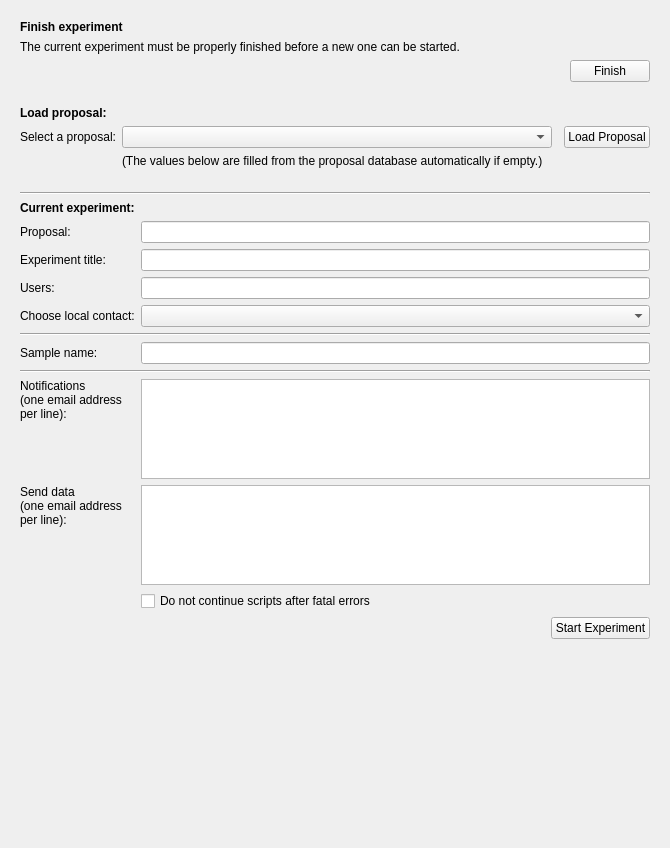
<?xml version="1.0" encoding="UTF-8"?>
<ui version="4.0">
 <class>Form</class>
 <widget class="QWidget" name="Form">
  <property name="geometry">
   <rect>
    <x>0</x>
    <y>0</y>
    <width>670</width>
    <height>848</height>
   </rect>
  </property>
  <property name="windowTitle">
   <string>Form</string>
  </property>
  <layout class="QVBoxLayout" name="verticalLayout">
   <item>
    <widget class="QWidget" name="finishBox" native="true">
     <layout class="QGridLayout" name="gridLayout_2">
      <item row="2" column="0">
       <spacer name="horizontalSpacer">
        <property name="orientation">
         <enum>Qt::Horizontal</enum>
        </property>
        <property name="sizeHint" stdset="0">
         <size>
          <width>336</width>
          <height>20</height>
         </size>
        </property>
       </spacer>
      </item>
      <item row="1" column="0" colspan="2">
       <widget class="QLabel" name="label">
        <property name="text">
         <string>The current experiment must be properly finished before a new one can be started.</string>
        </property>
       </widget>
      </item>
      <item row="0" column="0">
       <widget class="QLabel" name="label_2">
        <property name="font">
         <font>
          <weight>75</weight>
          <bold>true</bold>
         </font>
        </property>
        <property name="text">
         <string>Finish experiment</string>
        </property>
       </widget>
      </item>
      <item row="2" column="1">
       <widget class="QPushButton" name="finishButton">
        <property name="sizePolicy">
         <sizepolicy hsizetype="Fixed" vsizetype="Fixed">
          <horstretch>0</horstretch>
          <verstretch>0</verstretch>
         </sizepolicy>
        </property>
        <property name="text">
         <string>Finish</string>
        </property>
       </widget>
      </item>
     </layout>
    </widget>
   </item>
   <item>
    <widget class="QWidget" name="newBox" native="true">
     <layout class="QGridLayout" name="gridLayout_3">
      <item row="0" column="0" colspan="3">
       <widget class="QLabel" name="label_5">
        <property name="font">
         <font>
          <weight>75</weight>
          <bold>true</bold>
         </font>
        </property>
        <property name="text">
         <string>Load proposal:</string>
        </property>
       </widget>
      </item>
      <item row="1" column="0">
       <widget class="QLabel" name="propLabel">
        <property name="text">
         <string>Select a proposal:</string>
        </property>
       </widget>
      </item>
      <item row="1" column="3">
       <widget class="QPushButton" name="queryDBButton">
        <property name="toolTip">
         <string>&lt;html&gt;&lt;head/&gt;&lt;body&gt;&lt;p&gt;Query the User dashboard for Information about this proposal.&lt;/p&gt;&lt;/body&gt;&lt;/html&gt;</string>
        </property>
        <property name="text">
         <string>Load Proposal</string>
        </property>
       </widget>
      </item>
      <item row="1" column="1">
       <widget class="QComboBox" name="proposalCombo">
        <property name="sizePolicy">
         <sizepolicy hsizetype="Expanding" vsizetype="Fixed">
          <horstretch>0</horstretch>
          <verstretch>0</verstretch>
         </sizepolicy>
        </property>
       </widget>
      </item>
      <item row="2" column="1">
       <widget class="QLabel" name="propdbInfo">
        <property name="text">
         <string>(The values below are filled from the proposal database automatically if empty.)</string>
        </property>
       </widget>
      </item>
     </layout>
    </widget>
   </item>
   <item>
    <widget class="QWidget" name="dataBox" native="true">
     <layout class="QVBoxLayout" name="verticalLayout_2">
      <item>
       <layout class="QGridLayout" name="gridLayout">
        <item row="4" column="1">
         <widget class="QLineEdit" name="users"/>
        </item>
        <item row="7" column="0">
         <widget class="QLabel" name="label_3">
          <property name="text">
           <string>Sample name:</string>
          </property>
         </widget>
        </item>
        <item row="9" column="0">
         <widget class="QLabel" name="label_10">
          <property name="sizePolicy">
           <sizepolicy hsizetype="Preferred" vsizetype="Minimum">
            <horstretch>0</horstretch>
            <verstretch>0</verstretch>
           </sizepolicy>
          </property>
          <property name="text">
           <string>Notifications&lt;br/&gt;(one email address &lt;br/&gt;per line):</string>
          </property>
          <property name="alignment">
           <set>Qt::AlignLeading|Qt::AlignLeft|Qt::AlignTop</set>
          </property>
          <property name="wordWrap">
           <bool>true</bool>
          </property>
         </widget>
        </item>
        <item row="10" column="1">
         <widget class="QPlainTextEdit" name="dataEmails">
          <property name="sizePolicy">
           <sizepolicy hsizetype="Expanding" vsizetype="Minimum">
            <horstretch>0</horstretch>
            <verstretch>0</verstretch>
           </sizepolicy>
          </property>
          <property name="maximumSize">
           <size>
            <width>16777215</width>
            <height>100</height>
           </size>
          </property>
         </widget>
        </item>
        <item row="3" column="1">
         <widget class="QLineEdit" name="expTitle"/>
        </item>
        <item row="5" column="0">
         <widget class="QLabel" name="label_8">
          <property name="text">
           <string>Choose local contact:</string>
          </property>
         </widget>
        </item>
        <item row="7" column="1">
         <widget class="QLineEdit" name="sampleName"/>
        </item>
        <item row="4" column="0">
         <widget class="QLabel" name="label_7">
          <property name="text">
           <string>Users:</string>
          </property>
         </widget>
        </item>
        <item row="1" column="0" colspan="2">
         <widget class="QLabel" name="label_9">
          <property name="font">
           <font>
            <weight>75</weight>
            <bold>true</bold>
           </font>
          </property>
          <property name="text">
           <string>Current experiment:</string>
          </property>
         </widget>
        </item>
        <item row="0" column="0" colspan="2">
         <widget class="Line" name="line">
          <property name="orientation">
           <enum>Qt::Horizontal</enum>
          </property>
         </widget>
        </item>
        <item row="11" column="1">
         <widget class="QCheckBox" name="errorAbortBox">
          <property name="text">
           <string>Do not continue scripts after fatal errors</string>
          </property>
         </widget>
        </item>
        <item row="8" column="0" colspan="2">
         <widget class="Line" name="line_3">
          <property name="orientation">
           <enum>Qt::Horizontal</enum>
          </property>
         </widget>
        </item>
        <item row="9" column="1">
         <widget class="QPlainTextEdit" name="notifEmails">
          <property name="sizePolicy">
           <sizepolicy hsizetype="Expanding" vsizetype="Minimum">
            <horstretch>0</horstretch>
            <verstretch>0</verstretch>
           </sizepolicy>
          </property>
          <property name="minimumSize">
           <size>
            <width>0</width>
            <height>100</height>
           </size>
          </property>
          <property name="maximumSize">
           <size>
            <width>16777215</width>
            <height>100</height>
           </size>
          </property>
         </widget>
        </item>
        <item row="10" column="0">
         <widget class="QLabel" name="label_11">
          <property name="sizePolicy">
           <sizepolicy hsizetype="Preferred" vsizetype="Minimum">
            <horstretch>0</horstretch>
            <verstretch>0</verstretch>
           </sizepolicy>
          </property>
          <property name="text">
           <string>&lt;html&gt;&lt;head/&gt;&lt;body&gt;&lt;p&gt;Send data&lt;br/&gt;(one email address &lt;br/&gt;per line):&lt;/p&gt;&lt;/body&gt;&lt;/html&gt;</string>
          </property>
          <property name="alignment">
           <set>Qt::AlignLeading|Qt::AlignLeft|Qt::AlignTop</set>
          </property>
          <property name="wordWrap">
           <bool>true</bool>
          </property>
         </widget>
        </item>
        <item row="2" column="1">
         <widget class="QLineEdit" name="proposalNum"/>
        </item>
        <item row="6" column="0" colspan="2">
         <widget class="Line" name="line_2">
          <property name="orientation">
           <enum>Qt::Horizontal</enum>
          </property>
         </widget>
        </item>
        <item row="3" column="0">
         <widget class="QLabel" name="label_6">
          <property name="text">
           <string>Experiment title:</string>
          </property>
         </widget>
        </item>
        <item row="2" column="0">
         <widget class="QLabel" name="label_12">
          <property name="text">
           <string>Proposal:</string>
          </property>
         </widget>
        </item>
        <item row="5" column="1">
         <widget class="QComboBox" name="localContacts"/>
        </item>
       </layout>
      </item>
      <item>
       <layout class="QHBoxLayout" name="horizontalLayout">
        <property name="topMargin">
         <number>0</number>
        </property>
        <item>
         <spacer name="horizontalSpacer_2">
          <property name="orientation">
           <enum>Qt::Horizontal</enum>
          </property>
          <property name="sizeHint" stdset="0">
           <size>
            <width>40</width>
            <height>20</height>
           </size>
          </property>
         </spacer>
        </item>
        <item>
         <widget class="QPushButton" name="startButton">
          <property name="text">
           <string>Start Experiment</string>
          </property>
         </widget>
        </item>
       </layout>
      </item>
     </layout>
    </widget>
   </item>
   <item>
    <spacer name="verticalSpacer">
     <property name="orientation">
      <enum>Qt::Vertical</enum>
     </property>
     <property name="sizeHint" stdset="0">
      <size>
       <width>0</width>
       <height>20</height>
      </size>
     </property>
    </spacer>
   </item>
  </layout>
 </widget>
 <tabstops>
  <tabstop>finishButton</tabstop>
  <tabstop>queryDBButton</tabstop>
  <tabstop>expTitle</tabstop>
  <tabstop>users</tabstop>
  <tabstop>sampleName</tabstop>
  <tabstop>notifEmails</tabstop>
  <tabstop>dataEmails</tabstop>
  <tabstop>errorAbortBox</tabstop>
 </tabstops>
 <resources/>
 <connections/>
</ui>
